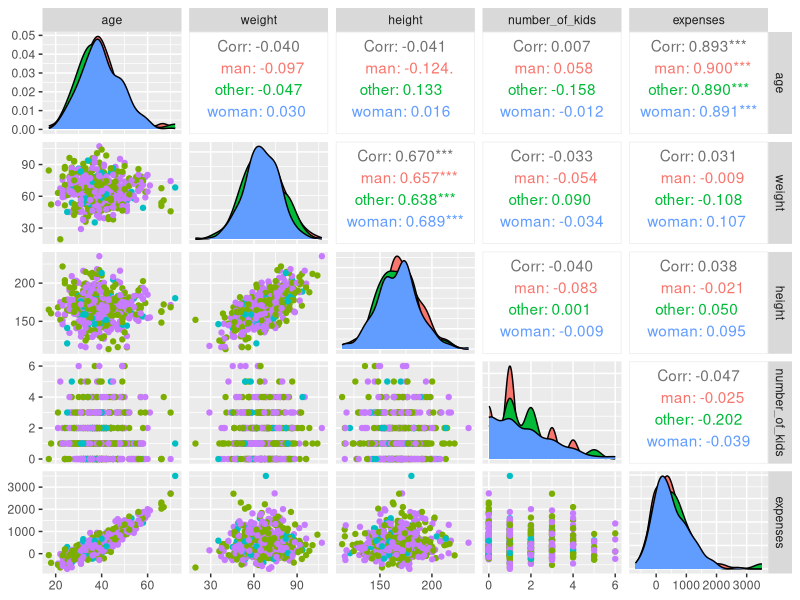
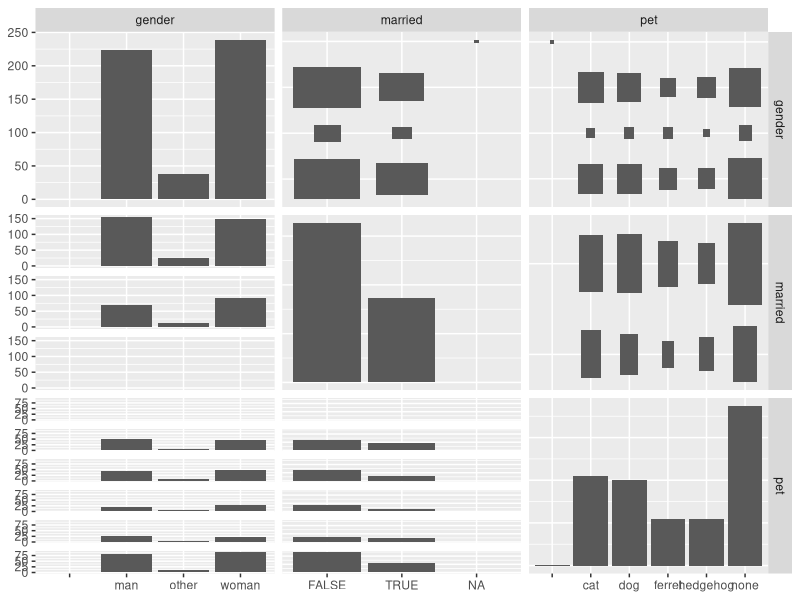
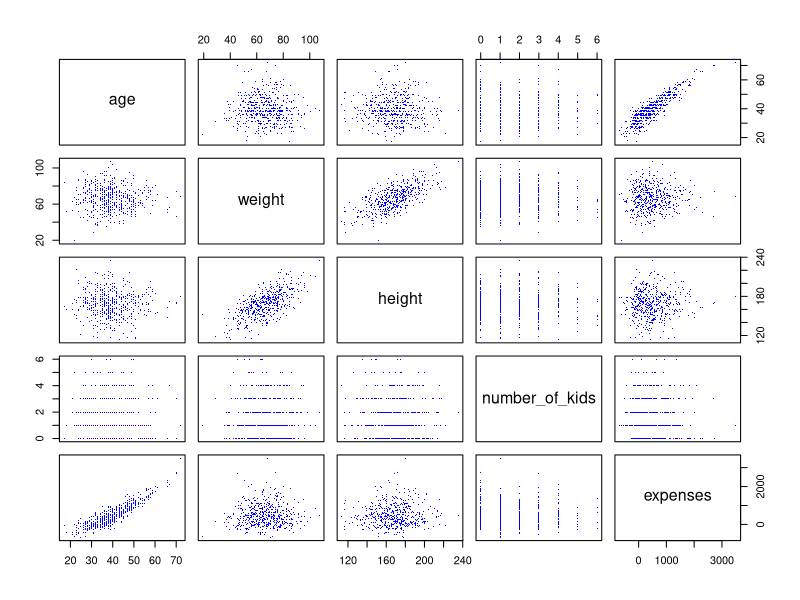
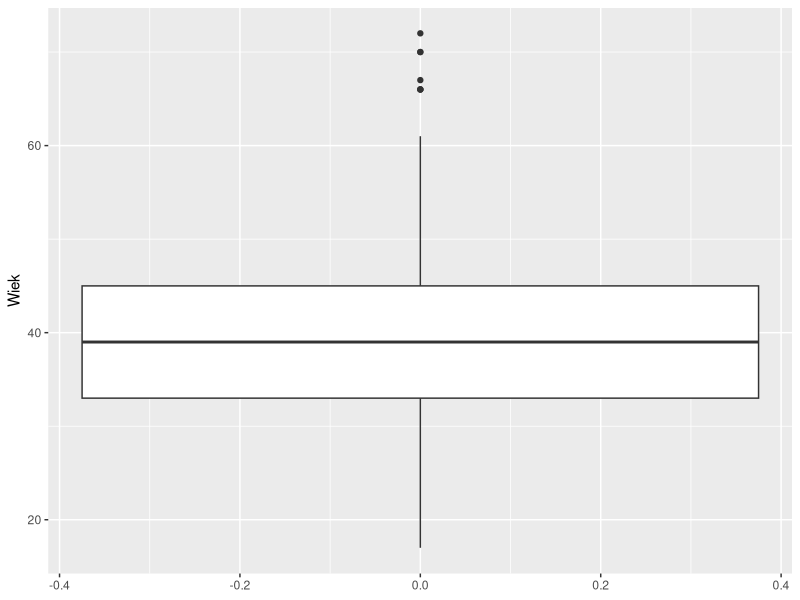
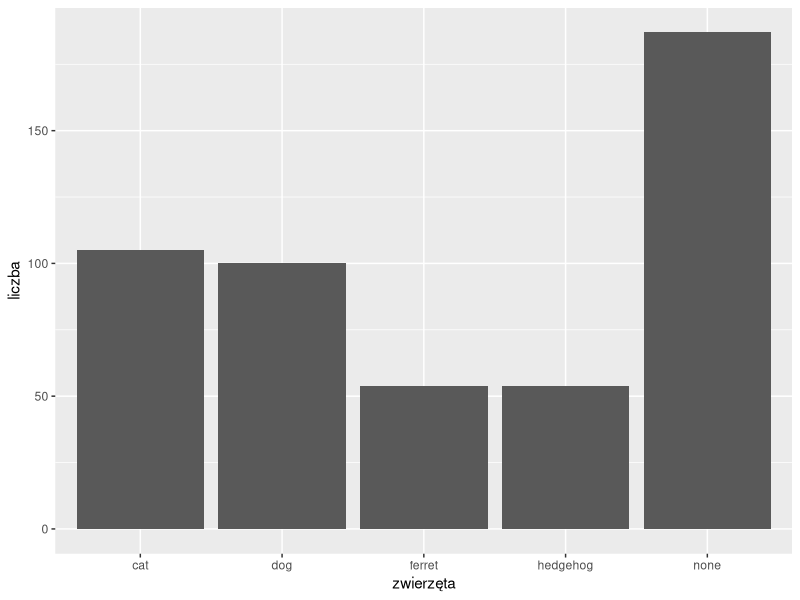
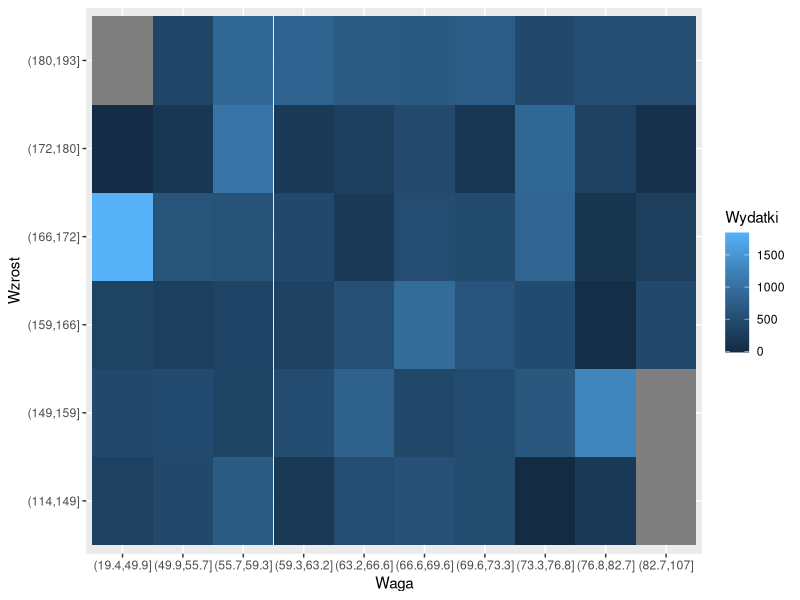
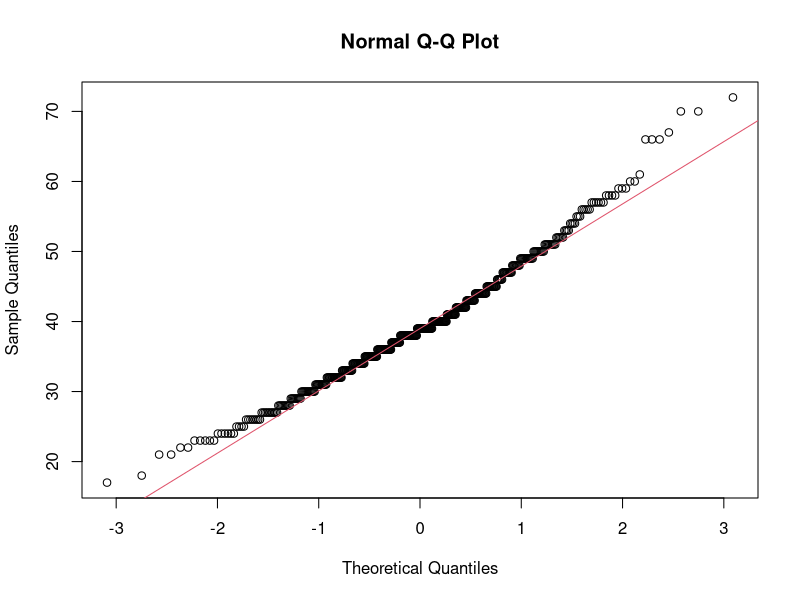
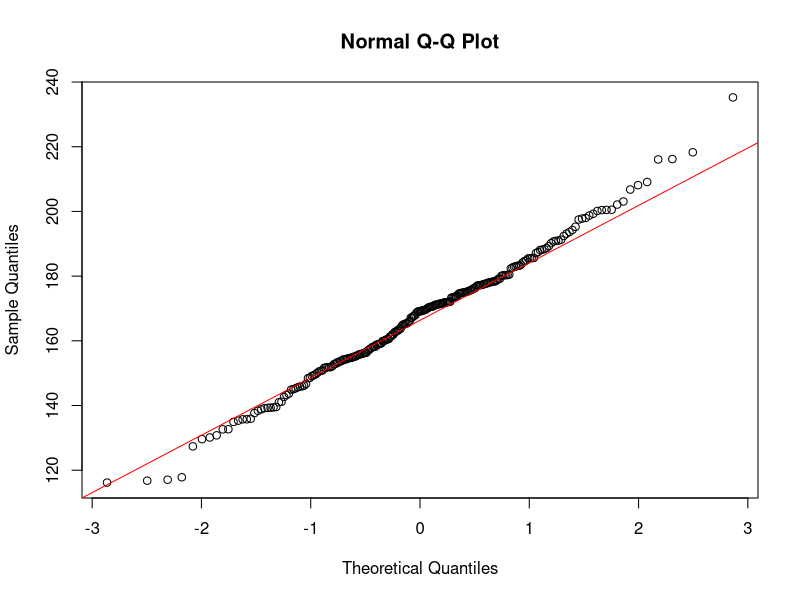

Generate these figures, in order, with R:
## ---- chunk 1
knitr::opts_chunk$set(echo = TRUE)
## ---- chunk 2
df <- read.csv("people.tab", sep="\t")
## ---- chunk 3
library(ggplot2)
library(GGally)

ggpairs(df, aes(col=gender), columns = c(1,2,3,6,8))
## ---- chunk 4
ggpairs(df[,c(4,5,7)])
## ---- chunk 5
colSums(is.na(df))
## ---- chunk 6
df = df[-which(rowSums(is.na(df)) > 0),]
## ---- chunk 7
pairs(~ age + weight + height + number_of_kids + expenses, data = df, col = 'blue', pch='.')
## ---- chunk 8
library(ggplot2)

ggplot(df) + geom_boxplot(aes(y = age)) + labs(y="Wiek")
## ---- chunk 9
# Usuwamy niepoprawny wiersz
ggplot(df) + geom_bar(aes(x = pet)) + labs(x="zwierzęta", y="liczba")
## ---- chunk 10
by_stop = 0.15
weight_cuts <- cut(df$weight, quantile(df$weight, probs=seq(0, 1, 0.1)))
height_cuts <- cut(df$height, quantile(df$height, probs=seq(0, 1, by_stop)))
wh.grid <- expand.grid(X=levels(weight_cuts), Y=levels(height_cuts))

wh.grid$Z <- apply(wh.grid, 1, function(col) mean(df$expenses[which(weight_cuts == col[1] & height_cuts == col[2])]))
ggplot(wh.grid, aes(x=X, y=Y, fill=Z)) + geom_tile() + xlab("Waga") + ylab("Wzrost") + labs(fill="Wydatki")
## ---- chunk 11
m <- 170
n <- nrow(df)
S_n <- sd(df$height)
Z <- (mean(df$height) - m) / S_n * sqrt(n)
pnorm(Z)
## ---- chunk 12
m <- 170
n <- nrow(df)
# Musimy użyć obciążonego estymatora odchylenia standardowego
S_n <- sqrt((n-1)/n)*sd(df$height)
Z <- (mean(df$height) - m) / S_n * sqrt(n-1)
pt(Z, df=n-1)
## ---- chunk 13
wilcox.test(df$height, mu=165, alternative="less")
## ---- chunk 14
# df.woman <- df$gender == "woman"
# df.man <- df$gender == "man"
qqnorm(df$age); qqline(df$age, col=2)
## ---- chunk 15
n <- nrow(df)
S_n <- sd(df$age)

show(c(mean(df$age) - S_n / sqrt(n) * qnorm(0.995), mean(df$age) + S_n / sqrt(n) * qnorm(0.995)))
## ---- chunk 16
n <- nrow(df)
S2 <- (n-1) / n * var(df$age)

show(c( sqrt(n*S2 / qchisq(0.995, n-1)), sqrt(n*S2 / qchisq(0.005, n-1)) ))
## ---- chunk 17
quartile.first <- replicate(1000, quantile(sample(df$age, 500, rep=T), 0.25))
quartile.second <- replicate(1000, quantile(sample(df$age, 500, rep=T), 0.5))
quartile.third <- replicate(1000, quantile(sample(df$age, 500, rep=T), 0.75))
quartiles <- matrix(c(quartile.first, quartile.second, quartile.third), ncol=3)
show(apply(quartiles, 2, mean))
## ---- chunk 18
apply(quartiles, 2, function(x) quantile(x, c(0.005, 0.995)))
## ---- chunk 19
df.woman <- df$gender == "woman"
df.man <- df$gender == "man"
qqnorm(df[df.woman,]$height); qqline(df[df.woman,]$height, col='red') 
qqnorm(df[df.man,]$height); qqline(df[df.man,]$height, col='red')
## ---- chunk 20
t.test(df[df.woman,]$height, df[df.man,]$height, alternative="two.sided", var.equal=F, conf.level=0.99)
## ---- chunk 21
cor.test(df$height, df$weight, method="spearman", conf.level = 0.99)
## ---- chunk 22
test.table <- table(df$gender, df$married)
show(test.table)
## ---- chunk 23
chisq.test(test.table)
## ---- chunk 24
hist(df$height)
## ---- chunk 25
library(MASS)
fitted.distr <- fitdistr(df$height, "log-normal")
fitted.distr
## ---- chunk 26
ks.test(df$height, "plnorm", mean=5.118, sd=0.119)
## ---- chunk 27
model <- lm(expenses ~ ., data = df)
summary(model)
## ---- chunk 28
model.no.weight <- lm(expenses ~ . - weight, data = df)
model.no.gender <- lm(expenses ~ . - gender, data = df)
model.no.married <- lm(expenses ~ . - married, data = df)
model.no.number_of_kids <- lm(expenses ~ . - number_of_kids, data = df)
summary(model.no.weight)
summary(model.no.gender)
summary(model.no.married)
summary(model.no.number_of_kids)
## ---- chunk 29
plot(model.no.married, which=1)
## ---- chunk 30
plot(model.no.married, which=2)
## ---- chunk 31
plot(model.no.married, which=3)
## ---- chunk 32
plot(model.no.married, which=5)
## ---- chunk 33
plot(model.no.married$fitted.values, studres(model.no.married))
studresd <- studres(model.no.married)
ggplot() + geom_point(aes(x=model.no.married$fitted.values, y=studresd)) + geom_hline(aes(yintercept=3), col='red') + geom_hline(aes(yintercept=-3), col='red') + geom_text(aes(x=model.no.married$fitted.values, y=studresd, label=seq(1, length(model.no.married$fitted.values), by=1))) + ylab("Reszty studentyzowane") + xlab("Dopasowane wartości") + theme_minimal()
## ---- chunk 34
p <- 10
n <- 500
which(hatvalues(model.no.married) > 2*(p+1)/n)
